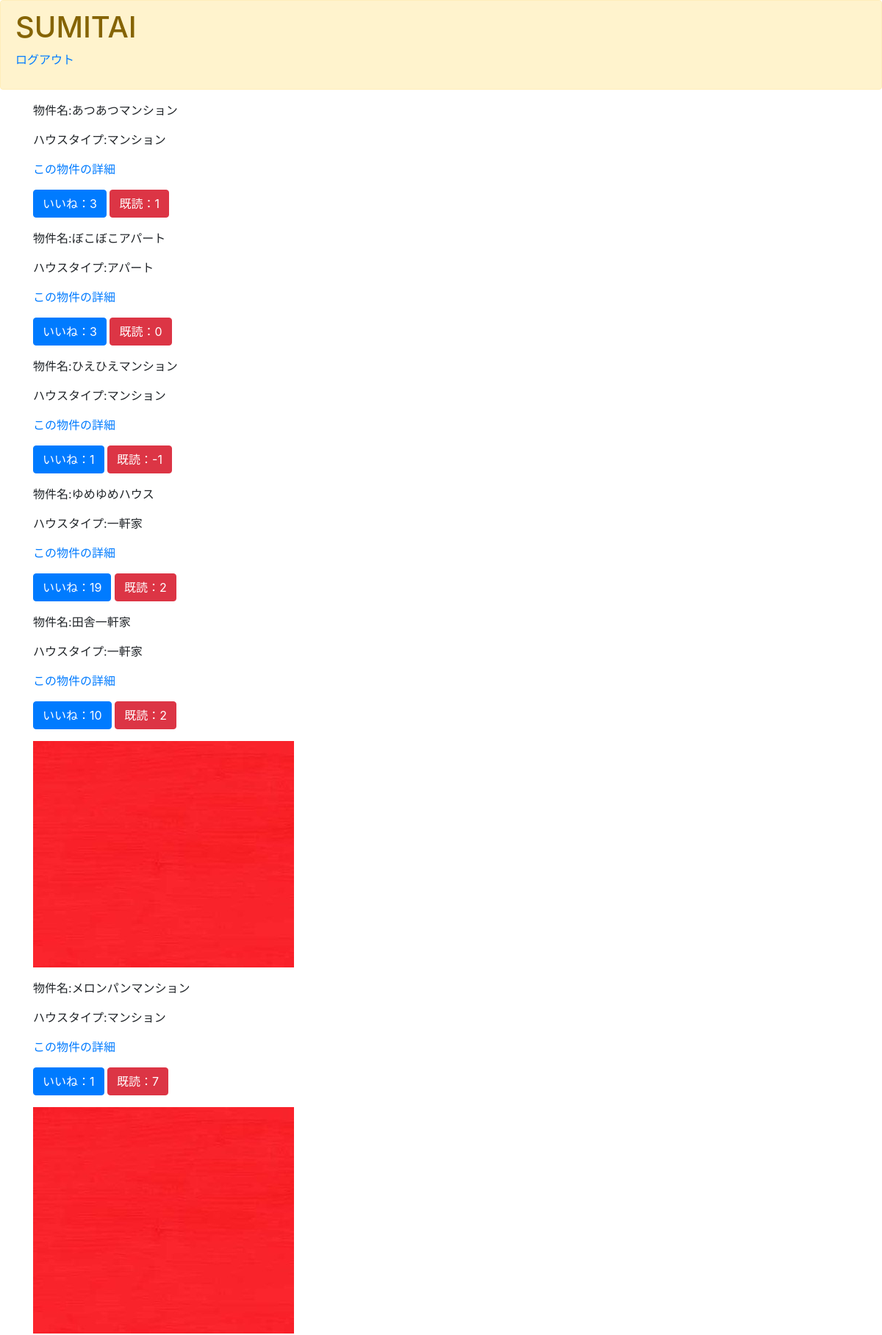
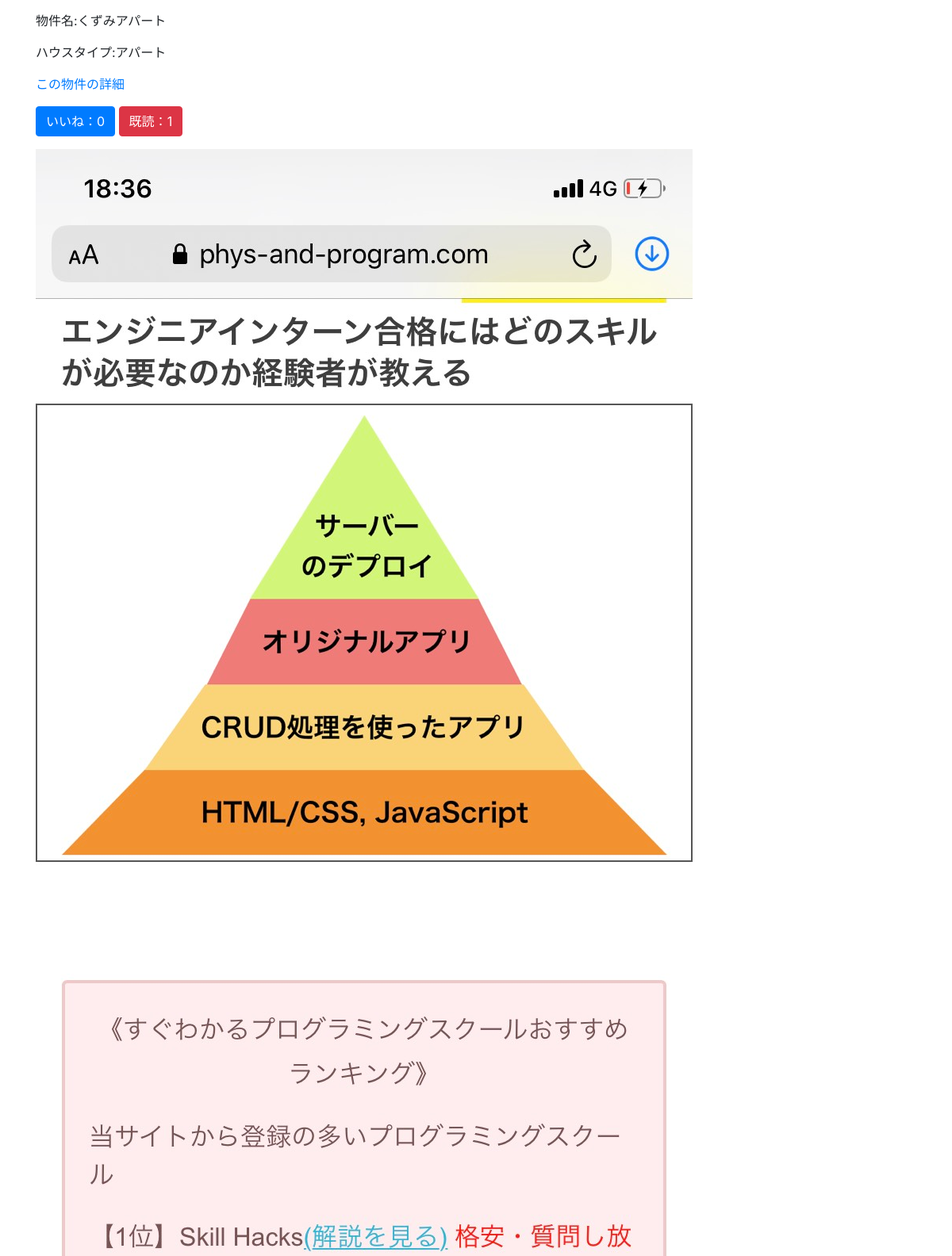
The app's page /HouseList/ (upper part) with its own data (2 pictures, top to bottom).
### sumitai/models.py (models this page shows, shortened)
class SumitaiModel(models.Model):
    houseName=models.CharField(
        max_length=100,
        null=True, #仮
    )
    region = models.CharField(
        max_length=100,
        choices=REGION,
        null=True,  #仮
    )
    memo = models.TextField()
    houseType = models.CharField(
        max_length=100,
        choices=HTYPE,
        null=True, #仮
        )
    images = models.ImageField(
        upload_to='',
        null=True, #仮
        )
    good = models.IntegerField(
        default=0
        )
    read = models.IntegerField(
        default=0
        )
    readtext = models.CharField(
        max_length=100, null=True, blank=True, default='a'
        )
    pushuser = models.CharField(
        max_length=100, null=True, blank=True, default= 'F'
    )

### sumitai/views.py (the view)
# urls.py: path('HouseList/', HouseList, name='houselist'),
def HouseList(request):
    object_list = SumitaiModel.objects.all()
    return render(request, 'HouseList.html', {'object_list':object_list})

### templates/HouseList.html (shortened to what this page needs)
{% extends 'base.html'%}
{% load static %}
{% block customcss %}
<link rel='stylesheet' type='text/css' href="{% static 'style.css' %}">
{% endblock customcss %}
{% block content %}
<div class="container">
    {% for item in object_list %}
    <p>
        物件名:{{item.houseName}}
    </p>
    <p>
        ハウスタイプ:{{item.houseType}}
    </p>
    <p>
        <a href="{% url 'housedetail' item.pk%}">この物件の詳細</a>
    </p>
    <p>
        <a href="{% url 'good' item.pk %}" class="btn btn-primary" role="button"
            aria-pressed="true">いいね：{{item.good}}</a>
        <a href="{% url 'read' item.pk %}" class="btn btn-danger" role="button" aria-pressed="true">既読：{{item.read}}</a>
    </p>
    {% if item.images %}
    <p>
        <img src="{{item.images.url}}">
    </p>
    {% endif %}
    {% endfor %}
</div>
{% endblock content %}

### records on screen
SumitaiModel: houseName "あつあつマンション", houseType "マンション", good "3", read "1"
SumitaiModel: houseName "ぼこぼこアパート", houseType "アパート", good "3", read "0"
SumitaiModel: houseName "ひえひえマンション", houseType "マンション", good "1", read "-1"
SumitaiModel: houseName "ゆめゆめハウス", houseType "一軒家", good "19", read "2"
SumitaiModel: houseName "田舎一軒家", houseType "一軒家", good "10", read "2", images (picture)
SumitaiModel: houseName "メロンパンマンション", houseType "マンション", good "1", read "7", images (picture)
SumitaiModel: houseName "くずみアパート", houseType "アパート", good "0", read "1", images (picture)
